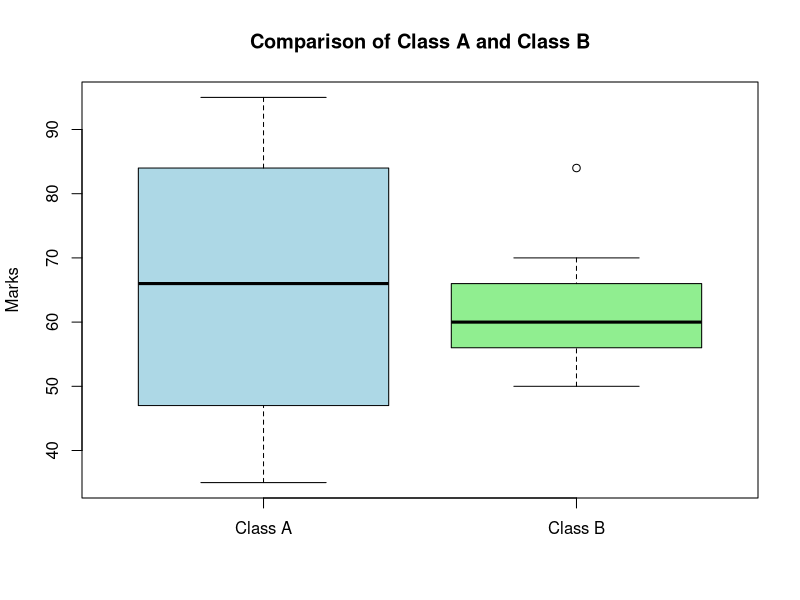

Recreate this plot in R.
# Class marks
classA <- c(76,35,47,64,95,66,89,36,84)
classB <- c(51,56,84,60,59,70,63,66,50)

# Mean
mean(classA)
mean(classB)

# Median
median(classA)
median(classB)

# Range
range(classA)
range(classB)

# Range value
diff(range(classA))
diff(range(classB))

# Box plot
boxplot(classA, classB,
        names = c("Class A","Class B"),
        col = c("lightblue","lightgreen"),
        main = "Comparison of Class A and Class B",
        ylab = "Marks")
